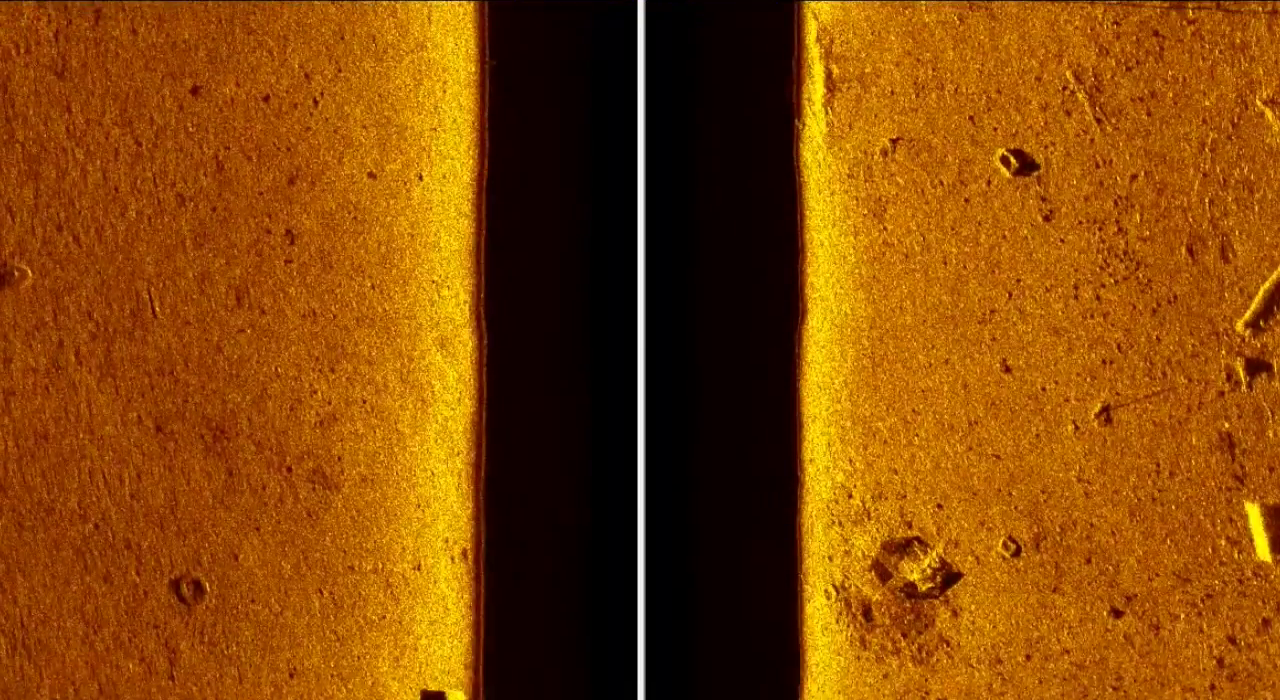
#> input picture original/00001.tiff, 1280 x 700 px
$ python test.py
#> lines starting #> are read from the running program, lines starting #| are printed output that depends on the picture
### ImageContainer.py
import numpy as np

from skimage.color import rgb2gray
from skimage import exposure
from skimage import img_as_float
import matplotlib.pyplot as plt
import matplotlib.patches as mpatches
from skimage.feature import hog


def filter(image, scale=0.4, const=1.35):

    filt = np.zeros((700, len(image[0])))
    half_length = int(len(image[0]) / 2)
    diff = 65
    max_value = half_length - diff
    x = np.array(range(0, max_value))
    left_gain = 0
    right_gain = 0
    y1 = scale * np.log((max_value - x) / max_value) + left_gain * (max_value - x) + const
    y2 = scale * np.log((x + 0.000001) / max_value) + right_gain * (max_value - x) + const
    z = np.concatenate((y1, np.zeros((diff * 2)), y2))
    tmp = z > 0
    z = np.multiply(z, tmp)
    for row in range(0, 700):
        filt[row] = z

    filtered = rgb2gray(np.multiply(rgb2gray(image), filt))

    return filtered


class ImageContainer:
    def __init__(self, file_list, exclude):
        self.tp = 0
        self.fp = 0
        self.fn = 0
        self.images_prepared = []
        self.images_original = []
        self.images_roi = []
        self.roi_list = []
        self.roi_hit = []
        self.roi_type_cnt = [0, 0, 0, 0]
        self.iter = 0
        self.size = (0, 0)
        self.vector_length = 10
        self.type = 'hist'
        self.rotate = False
        self.add_images(file_list)
        self.fcn = None
        self.additional_arg = None
        self.exclude = exclude
        self.index = 0

    # [18 lines left out: function calculate_params, not called in this run]

    def __prepare_image(self, imag):
        from skimage.filters import median, gaussian

        img_max, img_min = imag.max(), imag.min()
        if (img_max - img_min) > 0:
            imag = (imag - img_min) / (img_max - img_min)

        imag = median(imag)

        filtered = gaussian(imag, 2)
        imag = imag + 0.3 * (imag - filtered)

        img_max, img_min = imag.max(), imag.min()
        if (img_max - img_min) > 0:
            imag = (imag - img_min) / (img_max - img_min)

        return imag

    # [89 lines left out: functions __vector_from_histogram, __cut_coord_from_image, __get_vector_for_image, _get_point_coords, __get_roi_coords, not called in this run]

    def __read_image(self, file_path, show_image=False):
        from skimage import io
        imag = io.imread(file_path)
        data_gray = rgb2gray(imag)
        imag = filter(data_gray)
        self.images_original.append(imag)
        imag = self.__prepare_image(imag)

        if show_image:
            io.imshow(imag)
            io.show()

        return imag

    def __read_image_roi(self, file_path, show_data=False):
        handler = open(file_path, "r")
        roi_list = []
        hit_list = []
        for line in handler:
            words = line.strip().split(",")
            if len(words) > 2:
                coords = []
                numbers = words[2:]
                for item in numbers:
                    coords.append(int(item))
                roi_list.append((words[0], words[1], coords))
                if int(words[1]) == 3:
                    hit_list.append(coords)
                if show_data:
                    print(line)

        handler.close()
        return roi_list

    # [237 lines left out: functions __cut_roi_image, __find_interesting_areas, _comapreCoords, checkHit, get_vector, get_check_image, not called in this run]

    def get_input_image_cnt(self):
        return len(self.images_prepared)

    def add_images(self, file_list):
        for item in file_list:
            self.images_prepared.append(self.__read_image(item))
            self.roi_list.append(self.__read_image_roi(item + '.txt'))
        print('Imported %d images' % len(self.images_prepared))

    def add_roi(self, roi_list, class_label):
        for item in roi_list:
            self.roi_list.append((self.__read_image_roi(item + '.txt'), item, class_label))

    # [48 lines left out: functions cut_images_roi, show_images_original, show_images_roi, not called in this run]

    def set_type(self, type):
        self.type = type

    def set_function(self, fcn, arg):
        self.fcn = fcn
        self.additional_arg = arg

### test.py
import numpy as np
from skimage import exposure
from skimage import img_as_float
import os

# [52 lines left out: functions vector_median, vector_sobel, vector_canny, vector_sharpened, vector_hist, vector_hog, not called in this run]

def grid_search(path, test_path, roi_size, vector_length):
    from ImageContainer import ImageContainer
    type_ = 'hog'
    container = ImageContainer(path,'')
    print(type_)
    container.set_type(type_)
    container.set_function(vector_hog, 0)

    c_min = 63
    c_max = 64
    c_step = 1
    gamma_min = 7
    gamma_max = 8
    gamma_step = 2
    index = 0
    index_max = 0
    for c_ in range(c_min, c_max, c_step):
        for gamma_ in range(gamma_min, gamma_max, gamma_step):
            index_max += 1


    container.cut_images_roi(size=roi_size, rotate=True, vector_length=vector_length)

    id, vector, m = container.get_vector()
    name = "sigmoid"#"rbf"
    from sklearn import svm
    import time
    file = open((name + 'data.txt'), 'a')
    start_time = time.time()
    file.write(time.strftime("%Y-%m-%d %H:%M:%S", time.gmtime()))
    file.write("\n")
    file.close()

    for c_ in range(c_min, c_max, c_step):
        for gamma_ in range(gamma_min, gamma_max, gamma_step):
            print("progress %f%%" % (float(index / index_max) * 100.0))
            index += 1
            c = float(c_)
            gamma = float(gamma_) / 10000.0

            clf = svm.SVC(C=c, kernel=name, gamma=gamma, tol=1e-3, probability=True)
            clf.fit(vector, id)

            from time import gmtime, strftime

            directory = 'img/' + type_ + strftime("%H:%M:%S", gmtime()) + '/'
            os.makedirs(directory)

            for i in range(len(test_path)):
                label = type_ + ' ' + name + ' ' + str(i) + ' ' + 'C ' + str(int(c * 100)) + 'gamma ' + str(
                    int(gamma * 1000000))
                pic_time = time.time() * 1000.0
                tmp = test_path[i]
                container.get_check_image(clf, test_path[i], label=label, path=directory, id=-1,
                                          interesting_areas_status=False)
                print("pic %d: %dms" % (i, (time.time() * 1000.0 - pic_time)))
            end_time = time.time()
            print("exec time: %s s" % (end_time - start_time))
            start_time = end_time
            precision, recall, f1 = container.calculate_params()
            values = "c: " + str(c) + " gamma: " + str(gamma)
            params = "precision: " + str(precision) + " recall: " + str(recall) + " f1: " + str(f1)
            file = open((name + 'data.txt'), 'a')
            file.write((values + ' ' + params + "\n"))
            print((values + ' ' + params + "\n"))
            file.close()
    file = open((name + 'data.txt'), 'a')
    file.write(time.strftime("%Y-%m-%d %H:%M:%S", time.gmtime()))
    file.write("\n")
    file.close()

def main():
    roi_size = (51, 51)
    vector_length = roi_size[0] * roi_size[1]
    directory = 'original/'
    files = ("00001.tiff",
             "00002.tiff",
             "00003.tiff",
             "00004.tiff",
             "00005.tiff",
             "00006.tiff",
             "00007.tiff",
             "00008.tiff",
             "00009.tiff",
             "00010.tiff",
             "00011.tiff",
             "00012.tiff"
             )
    path = []
    for item in files:
        path.append(directory + item)
    test_path = (
        "original/test_files/1.tiff",
        "original/test_files/2.tiff",
        "original/test_files/3.tiff",
        "original/test_files/4.tiff",
        "original/test_files/5.tiff"
    )
    grid_search(path, test_path, roi_size, vector_length)
#> in __read_image, imag is the input picture: shape (700, 1280, 3); mean R, G, B 134.3, 71.3, 5.9
#> in __read_image, `data_gray = rgb2gray(imag)`:
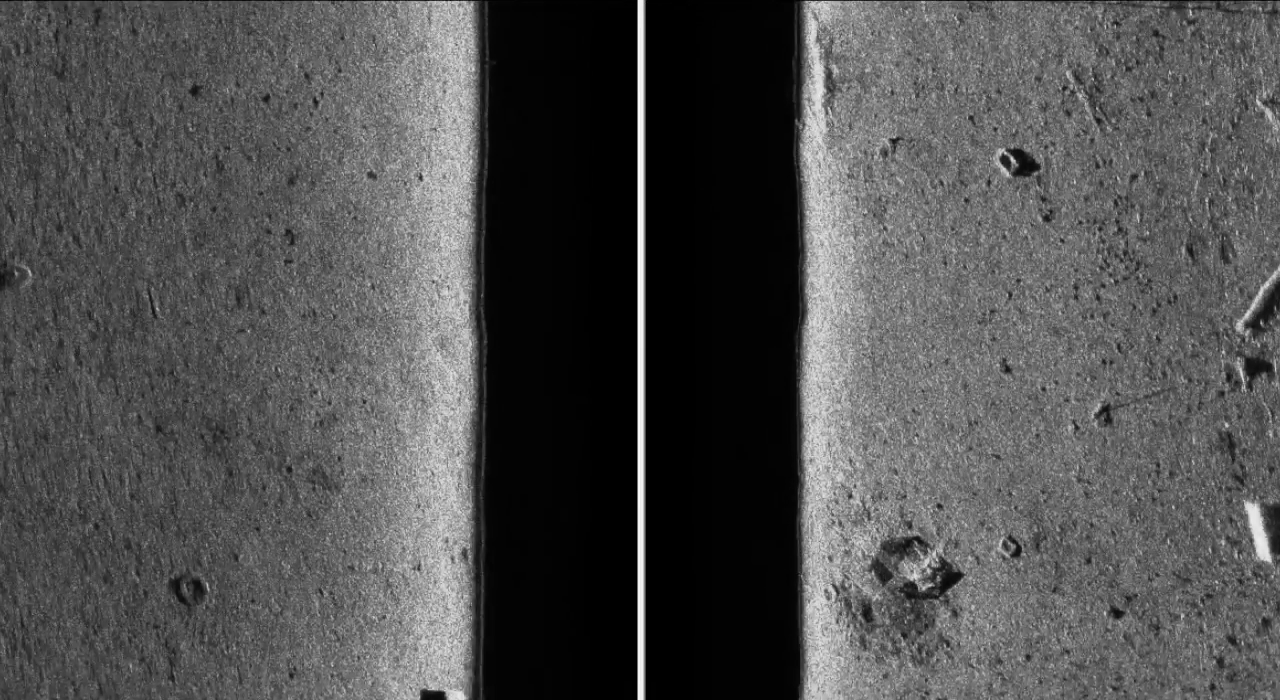
#> data_gray: shape (700, 1280) float64; min 0, max 0.988, mean 0.314
#> in filter, `filt = np.zeros((700, len(image[0])))`: filt: shape (700, 1280) float64; every value is 0
#> in filter, `half_length = int(len(image[0]) / 2)`: half_length = 640
#> in filter, `max_value = half_length - diff`: max_value = 575
#> in filter, `y1 = scale * np.log((max_value - x) / max_value) + left_gain * (max_va..`: y1 = 575 values, max 1.35 at index 0, min -1.19 at index 574, mean 0.953
#> in filter, `y2 = scale * np.log((x + 0.000001) / max_value) + right_gain * (max_va..`: y2 = 575 values from -6.72 to 1.35
#> in filter, `z = np.concatenate((y1, np.zeros((diff * 2)), y2))`: z = 1280 values, max 1.35 at index 0, min -6.72 at index 705, mean 0.85
#> in filter, `z = np.multiply(z, tmp)`: z = 1280 values, max 1.35 at index 0, min 0 at index 556, mean 0.866
#> after the loop in filter, `for row in range(0, 700):`:
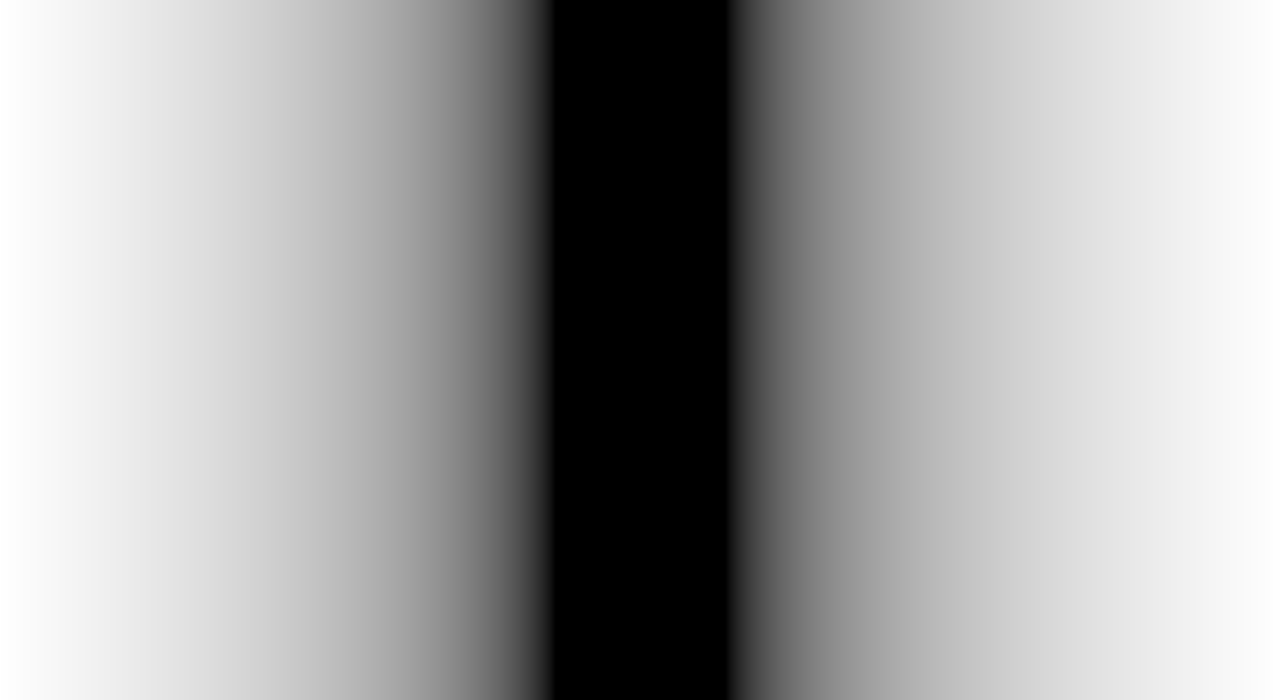
#> filt: shape (700, 1280) float64; min 0, max 1.35, mean 0.866; drawn with min black and max white
#> in filter, `filtered = rgb2gray(np.multiply(rgb2gray(image), filt))`:
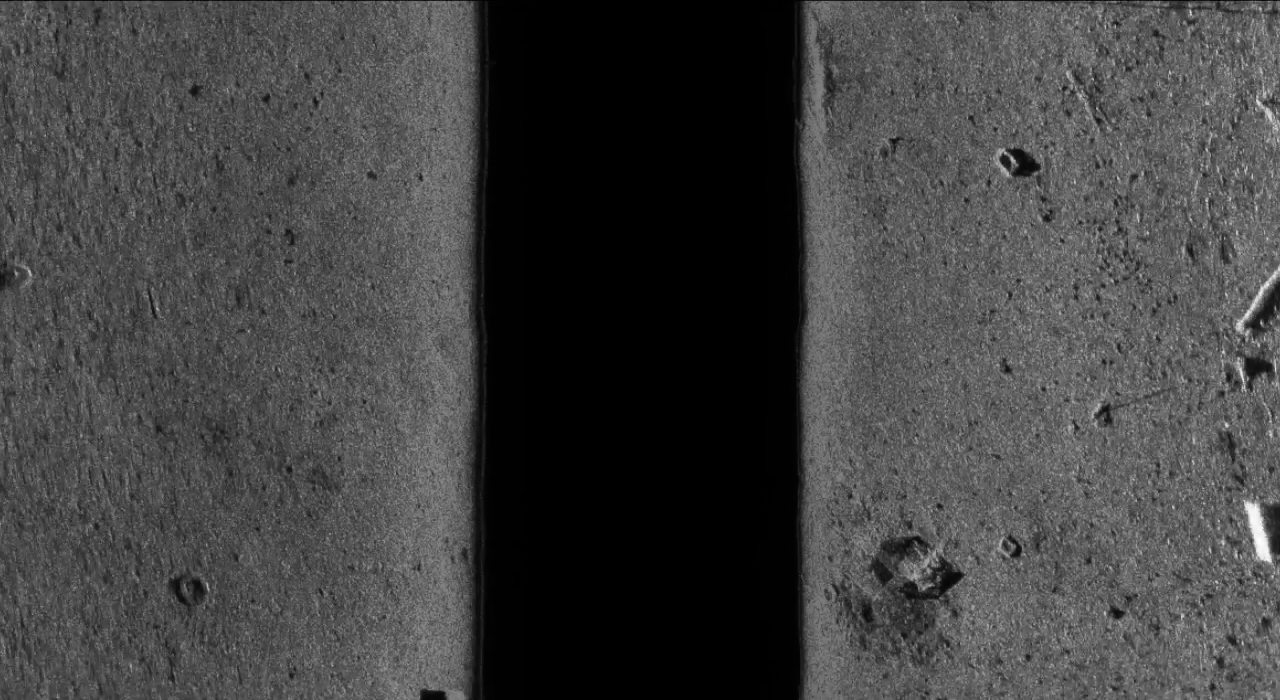
#> filtered: shape (700, 1280) float64; min 0, max 1.24, mean 0.322; drawn with min black and max white
#> in __prepare_image, `img_max, img_min = imag.max(), imag.min()`: img_max = 1.24; img_min = 0
#> in __prepare_image, `img_max, img_min = imag.max(), imag.min()`: img_max = 1; img_min = -0.0139

    return


if __name__ == "__main__":
#> (the run stopped early here; a loop or call above may not have finished)
